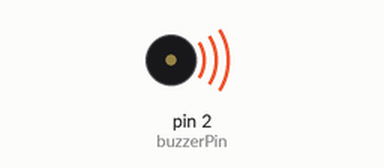
Bench run of a sketch on a simulated Arduino Uno, built with avr-gcc and run on an emulated ATmega328P. Parts: buzzer (waves = sounding).

Above: at 1.0 s.
At 5.7 s:
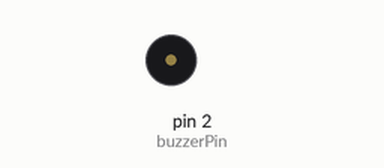
Timing chart, 0 to 8.2 s (numbered marks = the images above):
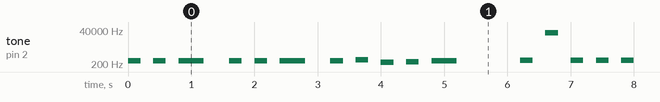

The sketch:

musica-jingle-bells.ino
```cpp
int buzzerPin = 2;
int tempo = 200;
char notes[] = "eeeeeeegcde fffffeeeeddedg";
int duration[] = {1, 1, 2, 1, 1, 2, 1, 1, 1, 1, 2, 1, 1, 1, 1, 1, 1, 1, 1, 1, 1, 1, 1, 1, 2, 2};
void playTheShit(char note, int duration) {
  char notesName[] = { 'c', 'd', 'e', 'f', 'g' };
  int tones[] = { 261, 293, 329, 349, 392 };
  for (int i = 0; i < sizeof(tones); i++) {
    // Bind the note took from the char array to the array notesName
    if (note == notesName[i]) {
      // Bind the notesName to tones
      tone(buzzerPin, tones[i], duration);
    }
  }
}
void setup() {
  pinMode(buzzerPin, OUTPUT);
}
void loop() {
  // Scan each char from "notes"
  for (int i = 0; i < sizeof(notes)-1; i++) {
    if (notes[i] == ' ') {
      // If find a space it rests
      delay(duration[i] * tempo);
    } else {
      playTheShit(notes[i], duration[i] * tempo);
    }
    // Pauses between notes
    delay((tempo*2)*duration[i]);
  }
}
```

Measured:
- by itself, tone on pin 2 (buzzerPin): plays 329 Hz for 0.20 s, 329 Hz for 0.20 s, 329 Hz for 0.40 s, 329 Hz for 0.20 s, 329 Hz for 0.20 s, 329 Hz for 0.40 s … (258 notes in this stretch)
